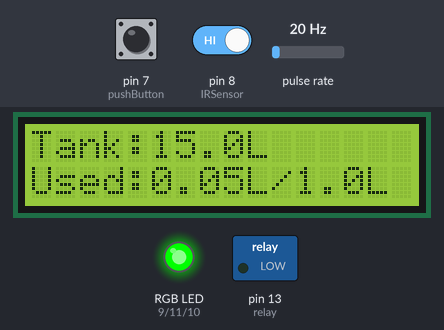
Bench run of a sketch on a simulated Arduino Uno, built with avr-gcc and run on an emulated ATmega328P. Shown: 16×2 character LCD, switched loads named in the sketch (green lamp = pin HIGH), an RGB LED mixed from three pins (HIGH = lit). Wiring (inferred from the names in the program): pulse sensor: data pin 2. Inputs (shaded band) come from the test bench; at power-on: pulse rate 20 Hz, pin 8 (IRSensor) HIGH, pin 7 (pushButton) LOW.

Above: at 3.2 s.
3.3 s: pulse rate (sensor on pin 2) set to 100 Hz
At 4.5 s:
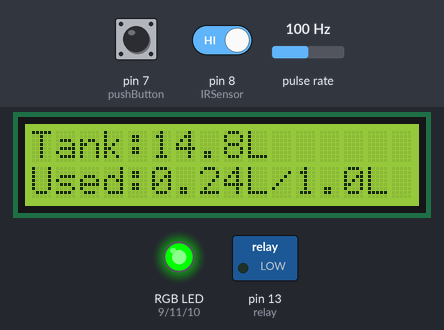
6.3 s: pin 8 (IRSensor) driven LOW
At 8.7 s:
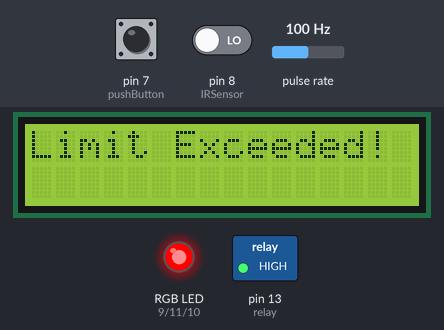
9.3 s: pin 7 (pushButton) pulled HIGH for 0.15 s
At 10.2 s:
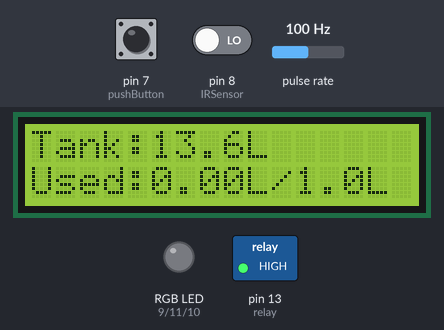
12.4 s: pin 8 (IRSensor) driven HIGH
At 13.3 s:
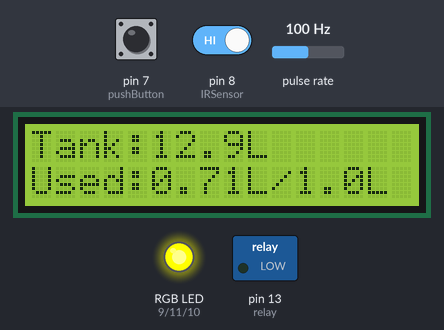
15.1 s: pin 7 (pushButton) pulled HIGH for 1 s
At 15.8 s:
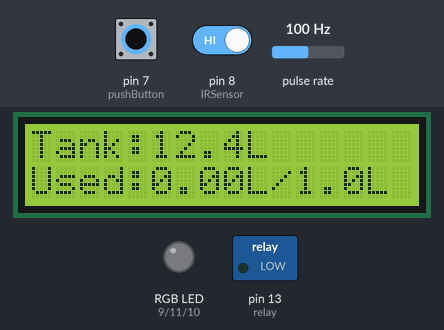
18.6 s: pulse rate (sensor on pin 2) set to 50 Hz
At 21.8 s:
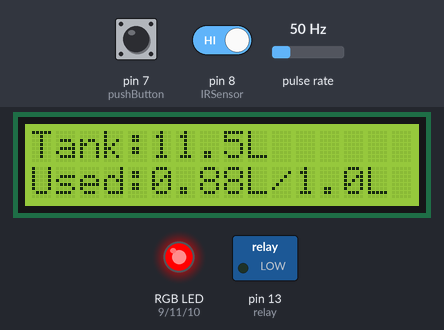
Timing chart, 0 to 22.6 s (numbered marks = the images above; inputs shaded):
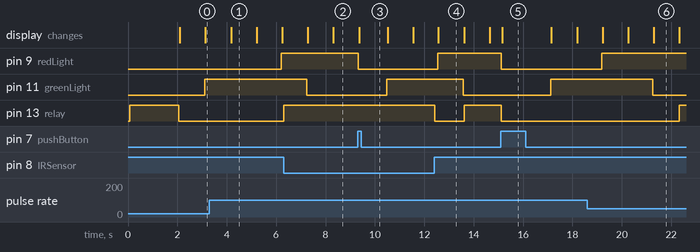

Measured:
- after the input at 3.3 s, pin 9 (redLight): LOW → HIGH after 2.9 s
- after the input at 6.3 s, pin 13 (relay): LOW → HIGH after 0.02 s instead of 0.98 s
- after the input at 9.3 s, pin 9 (redLight): HIGH → LOW at once; pin 11 (greenLight): LOW → HIGH after 1.2 s; the display: changes after 0.07 s (image 3)
- after the input at 12.4 s, pin 13 (relay): HIGH → LOW at once, → HIGH 1.2 s later
- after the input at 15.1 s, pin 9 (redLight), pin 13 (relay): HIGH → LOW at once; pin 11 (greenLight): LOW → HIGH after 2.0 s; the display: changes after 0.05 s (image 5)
- after the input at 18.6 s, pin 11 (greenLight): HIGH → LOW after 2.7 s instead of 1.6 s; pin 13 (relay): LOW → HIGH after 3.7 s instead of 1.7 s
- what the display in image 1 shows lasts 1.0 s, from 4.2 s to 5.2 s

The sketch:

WaterUsage.ino
```cpp
#include <Wire.h>
#include <LiquidCrystal_I2C.h>

// Deklarasi PIN
LiquidCrystal_I2C lcd(0x27, 16, 2);
byte flowSensor       = 2;
const int IRSensor    = 8;
const int relay       = 13;
const int pushButton  = 7;
const int redLight    = 9;
const int greenLight  = 11;
const int blueLight   = 10;

// Pengaturan kapasitas tangki dan kuota air per orang (Liter)
float kapasitasTangki = 15;
float kuota           = 1;

// Deklarasi variabel
int buttonState       = 0;  // Status push button
int IRState           = 0;  // Status infrared sensor
float konst           = 7;  // Kontanta pembagi untuk sensor water flow
float debit_air;
volatile byte count;        // Counter
unsigned int flow_mlt;
unsigned long vol_terpakai;
unsigned long oldTime;
unsigned long lastUse;
int afteruse          = 0;  // Konstanta untuk menyatakan penggunaan selesai

// Setup
void setup()
{
  //Inisialisasi LCD
  lcd.init();
  lcd.backlight();

  //PIN Mode
  pinMode (IRSensor, INPUT);
  pinMode(flowSensor, INPUT);
  pinMode(pushButton, INPUT);
  pinMode (relay, OUTPUT);
  pinMode(redLight, OUTPUT);
  pinMode(greenLight, OUTPUT);
  pinMode(blueLight, OUTPUT);

  digitalWrite(relay, HIGH);
  digitalWrite(flowSensor, HIGH);

  attachInterrupt(digitalPinToInterrupt(flowSensor), countPulse, FALLING);
  kapasitasTangki = kapasitasTangki * 1000;
  delay (2000);
  resetcount();
}

// Looping
void loop(){
  // Membaca status sensor IR dan psuh button
  buttonState = digitalRead(pushButton);
  IRState = digitalRead (IRSensor);

  // Jika push button ditekan, maka kuota akan di-reset
  if (buttonState == HIGH) {
    resetcount();
  }

  // Persyaratan untuk menyalakan/mematikan aliran air
  if (IRState == 0 || vol_terpakai >= 0.90*kuota*1000 || (kapasitasTangki < kuota*1000 && afteruse==0 && ((millis() - lastUse)>3000))){
    digitalWrite(relay, HIGH);
    afteruse=0;
  }
  else{
    afteruse=1;
    digitalWrite(relay, LOW);
    lastUse = millis();
  }

  // Perhitungan volume air terpakai
  if ((millis() - oldTime) > 1000) {
    detachInterrupt(digitalPinToInterrupt(flowSensor));
    debit_air = ((1000.0 / (millis() - oldTime)) * count) / konst;
    oldTime = millis();
    flow_mlt = (debit_air / 60) * 1000;
    vol_terpakai += flow_mlt;
    kapasitasTangki -= flow_mlt;
    count = 0;
    attachInterrupt(digitalPinToInterrupt(flowSensor), countPulse, FALLING);
  }

  // Menentukan warna lampu indikator LED
  if ((vol_terpakai > 0)  && (vol_terpakai <= kuota*1000/2)){
    RGB_color(0, 255, 0); //Hijau
  }
  else if ((vol_terpakai > kuota*1000/2) && (vol_terpakai <= kuota*1000*4/5)){
    RGB_color(255, 255, 0); // Kuning
  }
  else if (vol_terpakai > kuota*1000*4/5){
    RGB_color(255, 0, 0); //Merah
  }
  else{
    RGB_color(0, 0, 0); //Off
  }

  // Menentukan keluaran LCD display
  if (vol_terpakai >= kuota*1000){
    lcd.setCursor(0,0);
    lcd.print("Limit Exceeded! ");
    lcd.setCursor(0,1);
    lcd.print("                ");
  }
  else if (kapasitasTangki < kuota*1000 && afteruse==0 && ((millis() - lastUse)>3000)){
    lcd.setCursor(0,0);
    lcd.print("No Water!");
    lcd.print("                ");
    lcd.setCursor(0,1);
    lcd.print("                ");
  }else{
    lcdprint();
  }
}

// Fungsi mereset kuota
void resetcount(){
  count = 0;
  debit_air = 0.0;
  flow_mlt = 0;
  vol_terpakai = 0;
  oldTime = 0;
  afteruse=0;
}

// Fungsi menghitung pulse
void countPulse(){
  count++;
}

// Fungsi print LCD
void lcdprint(){
  // Baris 1
  lcd.setCursor(0,0);
  lcd.print("Tank:");
  lcd.print(kapasitasTangki/1000.0,1);
  lcd.print("L         ");

  //Baris 2
  lcd.setCursor(0,1);
  lcd.print("Used:");
  lcd.print(vol_terpakai/1000.0,2);
  lcd.print("L/");
  lcd.print(kuota,1);
  lcd.print("L     ");
}

// Fungsi mengatur warna indikator LED
void RGB_color(int redValue, int greenValue, int blueValue)
 {
  analogWrite(redLight, redValue);
  analogWrite(greenLight, greenValue);
  analogWrite(blueLight, blueValue);
}
```
